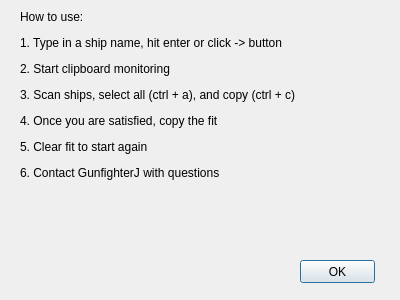
<?xml version="1.0" encoding="UTF-8"?>
<ui version="4.0">
 <class>Instructions</class>
 <widget class="QDialog" name="Instructions">
  <property name="enabled">
   <bool>true</bool>
  </property>
  <property name="geometry">
   <rect>
    <x>0</x>
    <y>0</y>
    <width>400</width>
    <height>300</height>
   </rect>
  </property>
  <property name="minimumSize">
   <size>
    <width>400</width>
    <height>300</height>
   </size>
  </property>
  <property name="maximumSize">
   <size>
    <width>400</width>
    <height>300</height>
   </size>
  </property>
  <property name="windowTitle">
   <string>Instructions</string>
  </property>
  <widget class="QLabel" name="label">
   <property name="geometry">
    <rect>
     <x>20</x>
     <y>10</y>
     <width>361</width>
     <height>271</height>
    </rect>
   </property>
   <property name="text">
    <string>&lt;html&gt;&lt;head/&gt;&lt;body&gt;&lt;p&gt;How to use:&lt;/p&gt;&lt;p&gt;1. Type in a ship name, hit enter or click -&amp;gt; button&lt;/p&gt;&lt;p&gt;2. Start clipboard monitoring&lt;/p&gt;&lt;p&gt;3. Scan ships, select all (ctrl + a), and copy (ctrl + c)&lt;/p&gt;&lt;p&gt;4. Once you are satisfied, copy the fit&lt;/p&gt;&lt;p&gt;5. Clear fit to start again&lt;/p&gt;&lt;p&gt;6. Contact GunfighterJ with questions&lt;/p&gt;&lt;/body&gt;&lt;/html&gt;</string>
   </property>
   <property name="alignment">
    <set>Qt::AlignLeading|Qt::AlignLeft|Qt::AlignTop</set>
   </property>
   <property name="wordWrap">
    <bool>true</bool>
   </property>
  </widget>
  <widget class="QPushButton" name="pushButton_OK">
   <property name="geometry">
    <rect>
     <x>300</x>
     <y>260</y>
     <width>75</width>
     <height>23</height>
    </rect>
   </property>
   <property name="text">
    <string>OK</string>
   </property>
  </widget>
 </widget>
 <resources/>
 <connections/>
</ui>
